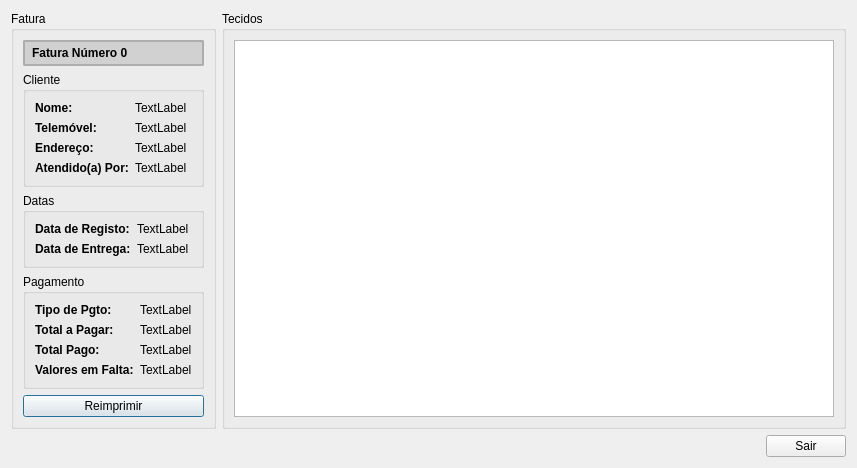
<?xml version="1.0" encoding="UTF-8"?>
<ui version="4.0">
 <class>VisualizeReceiptDialog</class>
 <widget class="QDialog" name="VisualizeReceiptDialog">
  <property name="geometry">
   <rect>
    <x>0</x>
    <y>0</y>
    <width>836</width>
    <height>448</height>
   </rect>
  </property>
  <property name="windowTitle">
   <string>Visualisar Fatura</string>
  </property>
  <layout class="QGridLayout" name="gridLayout">
   <property name="sizeConstraint">
    <enum>QLayout::SetFixedSize</enum>
   </property>
   <item row="0" column="0">
    <widget class="QGroupBox" name="groupBox_3">
     <property name="sizePolicy">
      <sizepolicy hsizetype="Fixed" vsizetype="Preferred">
       <horstretch>0</horstretch>
       <verstretch>0</verstretch>
      </sizepolicy>
     </property>
     <property name="title">
      <string>Fatura</string>
     </property>
     <layout class="QVBoxLayout" name="verticalLayout_2">
      <item>
       <layout class="QVBoxLayout" name="verticalLayout">
        <item>
         <widget class="QLabel" name="ReceiptNumberLabel">
          <property name="sizePolicy">
           <sizepolicy hsizetype="Preferred" vsizetype="Fixed">
            <horstretch>0</horstretch>
            <verstretch>0</verstretch>
           </sizepolicy>
          </property>
          <property name="styleSheet">
           <string notr="true">background-color: #d1d1d1;
border: 2px solid #adadad;
border-radius: 2px;
padding: 4px;
font-weight: bold;</string>
          </property>
          <property name="text">
           <string>Fatura Número 0</string>
          </property>
         </widget>
        </item>
        <item>
         <widget class="QGroupBox" name="groupBox">
          <property name="title">
           <string>Cliente</string>
          </property>
          <layout class="QFormLayout" name="formLayout">
           <item row="0" column="0">
            <widget class="QLabel" name="label">
             <property name="styleSheet">
              <string notr="true">font-weight: bold;</string>
             </property>
             <property name="text">
              <string>Nome:</string>
             </property>
            </widget>
           </item>
           <item row="0" column="1">
            <widget class="QLabel" name="ClientNameLabel">
             <property name="text">
              <string>TextLabel</string>
             </property>
            </widget>
           </item>
           <item row="1" column="0">
            <widget class="QLabel" name="label_3">
             <property name="styleSheet">
              <string notr="true">font-weight: bold;</string>
             </property>
             <property name="text">
              <string>Telemóvel:</string>
             </property>
            </widget>
           </item>
           <item row="1" column="1">
            <widget class="QLabel" name="ClientPhoneLabel">
             <property name="text">
              <string>TextLabel</string>
             </property>
            </widget>
           </item>
           <item row="2" column="0">
            <widget class="QLabel" name="label_5">
             <property name="styleSheet">
              <string notr="true">font-weight: bold;</string>
             </property>
             <property name="text">
              <string>Endereço:</string>
             </property>
            </widget>
           </item>
           <item row="2" column="1">
            <widget class="QLabel" name="ClientAddressLabel">
             <property name="text">
              <string>TextLabel</string>
             </property>
             <property name="textFormat">
              <enum>Qt::PlainText</enum>
             </property>
            </widget>
           </item>
           <item row="3" column="0">
            <widget class="QLabel" name="label_2">
             <property name="styleSheet">
              <string notr="true">font-weight: bold;</string>
             </property>
             <property name="text">
              <string>Atendido(a) Por:</string>
             </property>
            </widget>
           </item>
           <item row="3" column="1">
            <widget class="QLabel" name="UserNameLabel">
             <property name="text">
              <string>TextLabel</string>
             </property>
            </widget>
           </item>
          </layout>
         </widget>
        </item>
        <item>
         <widget class="QGroupBox" name="groupBox_2">
          <property name="title">
           <string>Datas</string>
          </property>
          <layout class="QFormLayout" name="formLayout_2">
           <item row="0" column="0">
            <widget class="QLabel" name="label_9">
             <property name="styleSheet">
              <string notr="true">font-weight: bold;</string>
             </property>
             <property name="text">
              <string>Data de Registo:</string>
             </property>
            </widget>
           </item>
           <item row="0" column="1">
            <widget class="QLabel" name="RegistrationDateLabel">
             <property name="text">
              <string>TextLabel</string>
             </property>
            </widget>
           </item>
           <item row="1" column="0">
            <widget class="QLabel" name="label_7">
             <property name="styleSheet">
              <string notr="true">font-weight: bold;</string>
             </property>
             <property name="text">
              <string>Data de Entrega:</string>
             </property>
            </widget>
           </item>
           <item row="1" column="1">
            <widget class="QLabel" name="DeliveryDateLabel">
             <property name="text">
              <string>TextLabel</string>
             </property>
            </widget>
           </item>
          </layout>
         </widget>
        </item>
        <item>
         <widget class="QGroupBox" name="groupBox_5">
          <property name="title">
           <string>Pagamento</string>
          </property>
          <layout class="QFormLayout" name="formLayout_3">
           <item row="0" column="0">
            <widget class="QLabel" name="label_13">
             <property name="styleSheet">
              <string notr="true">font-weight: bold;</string>
             </property>
             <property name="text">
              <string>Tipo de Pgto:</string>
             </property>
            </widget>
           </item>
           <item row="0" column="1">
            <widget class="QLabel" name="PaymentTypeLabel">
             <property name="text">
              <string>TextLabel</string>
             </property>
            </widget>
           </item>
           <item row="1" column="0">
            <widget class="QLabel" name="label_15">
             <property name="styleSheet">
              <string notr="true">font-weight: bold;</string>
             </property>
             <property name="text">
              <string>Total a Pagar:</string>
             </property>
            </widget>
           </item>
           <item row="1" column="1">
            <widget class="QLabel" name="TotalToPayLabel">
             <property name="text">
              <string>TextLabel</string>
             </property>
            </widget>
           </item>
           <item row="2" column="0">
            <widget class="QLabel" name="label_17">
             <property name="styleSheet">
              <string notr="true">font-weight: bold;</string>
             </property>
             <property name="text">
              <string>Total Pago:</string>
             </property>
            </widget>
           </item>
           <item row="2" column="1">
            <widget class="QLabel" name="TotalPayedLabel">
             <property name="text">
              <string>TextLabel</string>
             </property>
            </widget>
           </item>
           <item row="3" column="0">
            <widget class="QLabel" name="label_19">
             <property name="styleSheet">
              <string notr="true">font-weight: bold;</string>
             </property>
             <property name="text">
              <string>Valores em Falta:</string>
             </property>
            </widget>
           </item>
           <item row="3" column="1">
            <widget class="QLabel" name="MissingPaymLabel">
             <property name="text">
              <string>TextLabel</string>
             </property>
            </widget>
           </item>
          </layout>
         </widget>
        </item>
       </layout>
      </item>
      <item>
       <layout class="QHBoxLayout" name="horizontalLayout_2">
        <item>
         <widget class="QPushButton" name="ReprintButton">
          <property name="text">
           <string>Reimprimir</string>
          </property>
         </widget>
        </item>
       </layout>
      </item>
     </layout>
    </widget>
   </item>
   <item row="0" column="1">
    <widget class="QGroupBox" name="groupBox_4">
     <property name="title">
      <string>Tecidos</string>
     </property>
     <layout class="QHBoxLayout" name="horizontalLayout_3">
      <item>
       <widget class="QTableView" name="ClothTableView">
        <property name="minimumSize">
         <size>
          <width>600</width>
          <height>0</height>
         </size>
        </property>
        <property name="editTriggers">
         <set>QAbstractItemView::NoEditTriggers</set>
        </property>
        <property name="selectionMode">
         <enum>QAbstractItemView::SingleSelection</enum>
        </property>
        <property name="selectionBehavior">
         <enum>QAbstractItemView::SelectRows</enum>
        </property>
        <attribute name="verticalHeaderVisible">
         <bool>false</bool>
        </attribute>
       </widget>
      </item>
     </layout>
    </widget>
   </item>
   <item row="1" column="0" colspan="2">
    <layout class="QHBoxLayout" name="horizontalLayout">
     <item alignment="Qt::AlignRight">
      <widget class="QPushButton" name="ExitButton">
       <property name="sizePolicy">
        <sizepolicy hsizetype="Fixed" vsizetype="Fixed">
         <horstretch>0</horstretch>
         <verstretch>0</verstretch>
        </sizepolicy>
       </property>
       <property name="text">
        <string>Sair</string>
       </property>
      </widget>
     </item>
    </layout>
   </item>
  </layout>
 </widget>
 <resources/>
 <connections/>
</ui>
